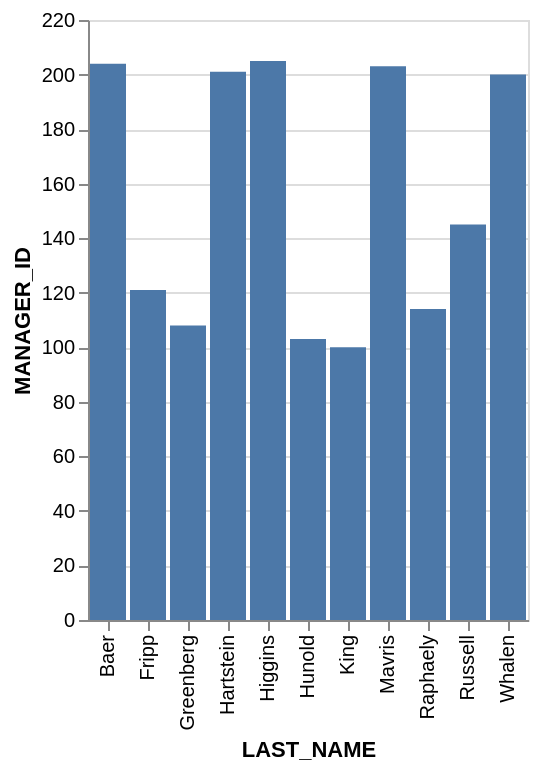

Source (Vega-Lite JSON):
### Vega-Lite specification from a JSON file in a GitHub repository (floating-point values rounded to 4 significant figures)
{"data": {"values": [{"x_data": "Baer", "y_data": 204}, {"x_data": "Fripp", "y_data": 121}, {"x_data": "Greenberg", "y_data": 108}, {"x_data": "Hartstein", "y_data": 201}, {"x_data": "Higgins", "y_data": 205}, {"x_data": "Hunold", "y_data": 103}, {"x_data": "King", "y_data": 100}, {"x_data": "Mavris", "y_data": 203}, {"x_data": "Raphaely", "y_data": 114}, {"x_data": "Russell", "y_data": 145}, {"x_data": "Whalen", "y_data": 200}]}, "mark": "bar", "encoding": {"x": {"field": "x_data", "type": "nominal", "title": "LAST_NAME", "sort": "ascending"}, "y": {"field": "y_data", "type": "quantitative", "title": "MANAGER_ID"}}}
